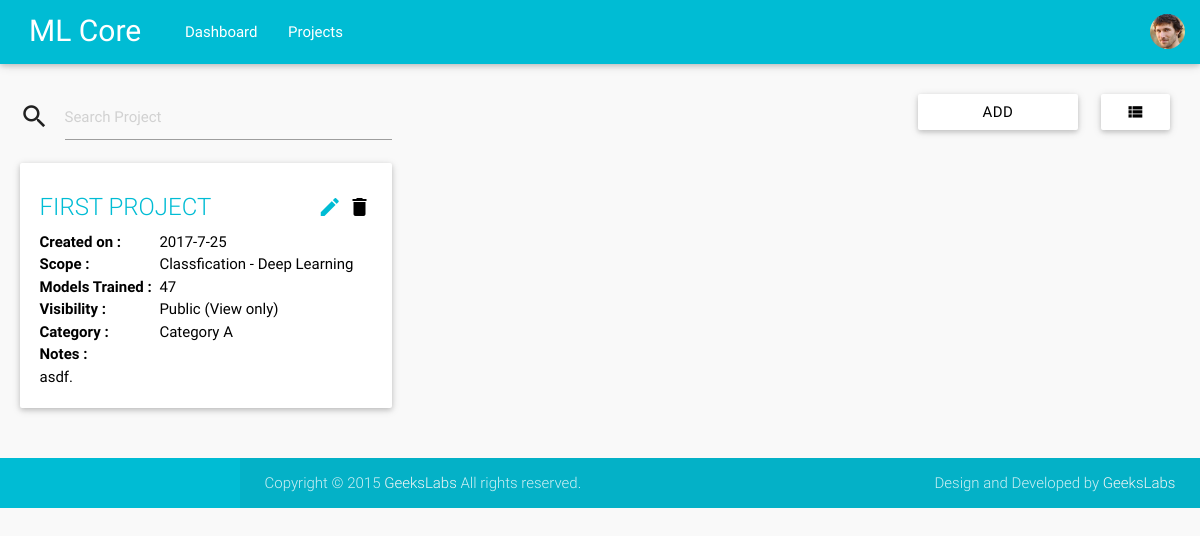
The app's page /coordinator/projects/ (signed in), older data.
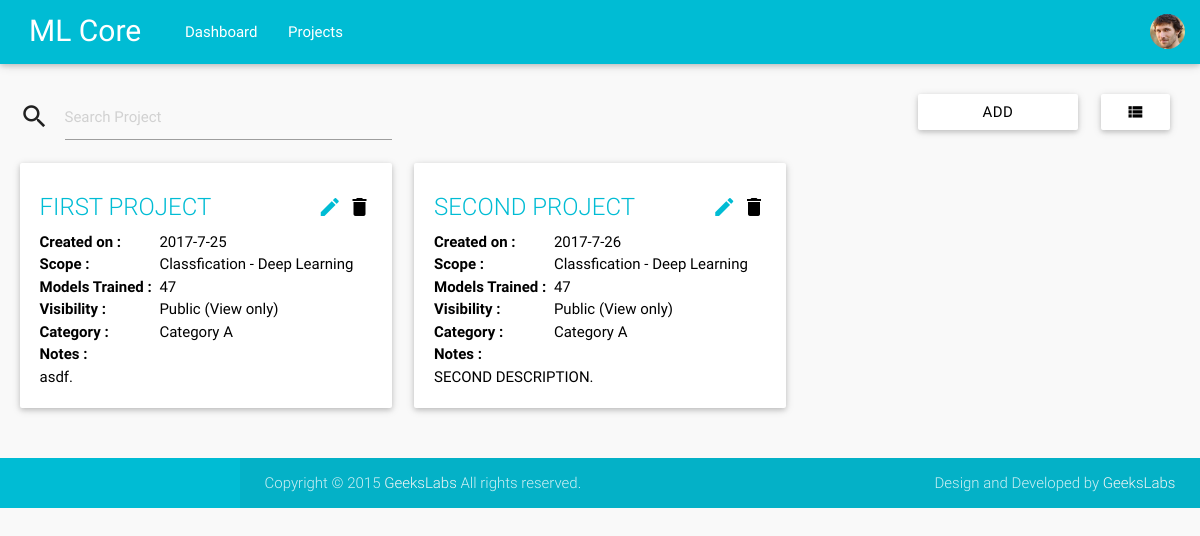
The same page, newer data.
### coordinator/models.py (models this page shows, shortened)
class Project(models.Model):
	name = models.CharField(max_length=50)
	description = models.TextField()
	visibility = models.CharField(max_length=10)
	task = models.CharField(max_length=20)
	category = models.CharField(max_length=20)
	owner = models.ForeignKey(User, on_delete=models.CASCADE)
	created_time = models.DateTimeField(auto_now=True)

### coordinator/views.py (the view, shortened to what this page needs)
def projects(request):
	layout = request.GET.get('layout')
	if layout != 'list':
		layout = 'grid'
	else:
		layout = 'list'
	projects = models.Project.objects.filter(owner=request.user)
	return render(request, 'coordinator/projects.html', {
		'user': request.user,
		'layout': layout,
		'projects': projects
		})

### templates/coordinator/projects.html (shortened to what this page needs)
{% extends 'base.html' %}
{% load static %}
{% block extra_styles %}
    <link href="{% static 'theme/js/plugins/sweetalert/dist/sweetalert.css' %}" type="text/css" rel="stylesheet" media="screen,projection">
{% endblock %}
{% block content %}
    <div id="basic-card" class="section">
        <div class="row">
            <div class="input-field col s12 m4 l4">
                <i class="mdi-action-search prefix"></i>
                <input type="text" name="search_query" placeholder="Search Project" />
            </div>
            <div class="input-field col offset-m3 offset-l5 s12 m5 l3">
                <div class="col s8 m8 l8">
                    <a class="btn col s12 m12 l12 waves-effect waves-dark white modal-trigger black-text" href="#add_new" > Add </a>
                </div>
                <div class="col s4 m4 l4">
                    {% if layout == 'grid' %}
                        <a href="{% url 'coordinator:projects' %}?layout=list" class="btn col s12 m12 l12 waves-effect waves-dark white black-text" > <i class="mdi-action-view-list"> </i> </a>
                    {% else %}
                        <a href="{% url 'coordinator:projects' %}?layout=grid" class="btn col s12 m12 l12 waves-effect waves-dark white black-text" > <i class="mdi-action-view-module"> </i> </a>
                    {% endif %}
                </div>
            </div>
        </div>
        {% if layout == 'grid' %}
            {% include 'coordinator/projects-layout/grid.html' %}
        {% else %}
            {% include 'coordinator/projects-layout/list.html' %}
        {% endif %}
    </div>
{% endblock %}

### templates/coordinator/projects-layout/grid.html
<div class="row grid-view projects">
{% for project in projects %}
    <div class="col s12 m6 l4 item">
        <div class="row">
            <div class="col s12 m12 l12">
                <div class="card ">
                    <div class="card-content black-text">
                        <span class="card-title">
                            <a href="{% url 'coordinator:project' project.id %}">
                                {{ project.name }}
                            </a>
                            <div class="actions right">
                                <a class="modal-trigger" href="#edit">
                                    <i class="mdi-editor-mode-edit edit-btn" data="{{project.id}}"> </i>
                                </a>
                                <i class="mdi-action-delete delete-btn" data="{{project.id}}"> </i>
                            </div>
                        </span>
                        <div class = "card-summary">
                            <strong> Created on : </strong>
                            <span> {{ project.created_time|date:"o-n-j" }} </span> <br/>
                            <strong> Scope : </strong>  <span> {{ project.task }} </span> <br/>
                            <strong> Models Trained : </strong>  <span> 47 </span> <br/>
                            <strong> Visibility : </strong>  <span> {{ project.visibility }} </span> <br/>
                            <strong> Category : </strong>  <span> {{ project.category }} </span> <br/>
                            <strong> Notes : </strong>
                            <p> {{ project.description }}.</p>
                        </div>
                    </div>
                </div>
            </div>
        </div>
    </div>
{% endfor %}
</div>

Row changes from the older to the newer data that the page shows:
added Project: name "SECOND PROJECT", created_time "2017-7-26", task "Classfication - Deep Learning", visibility "Public (View only)", category "Category A", description "SECOND DESCRIPTION"
